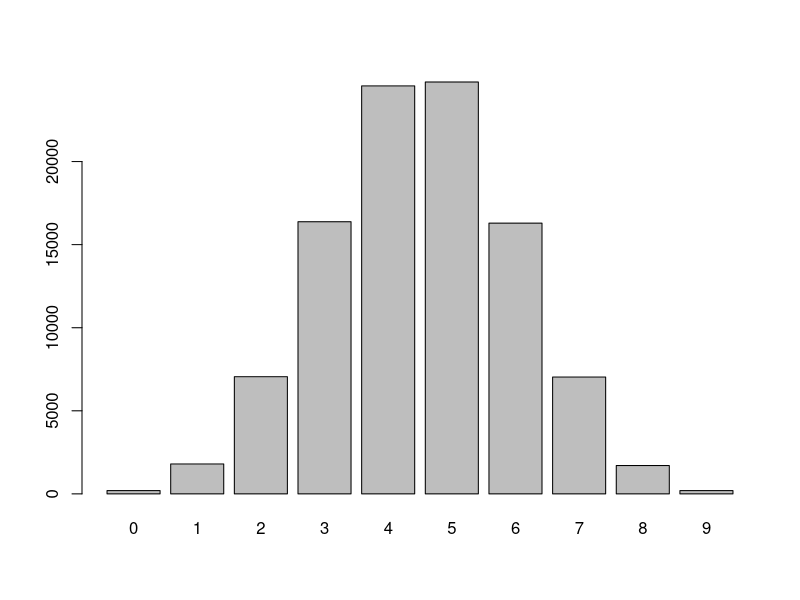
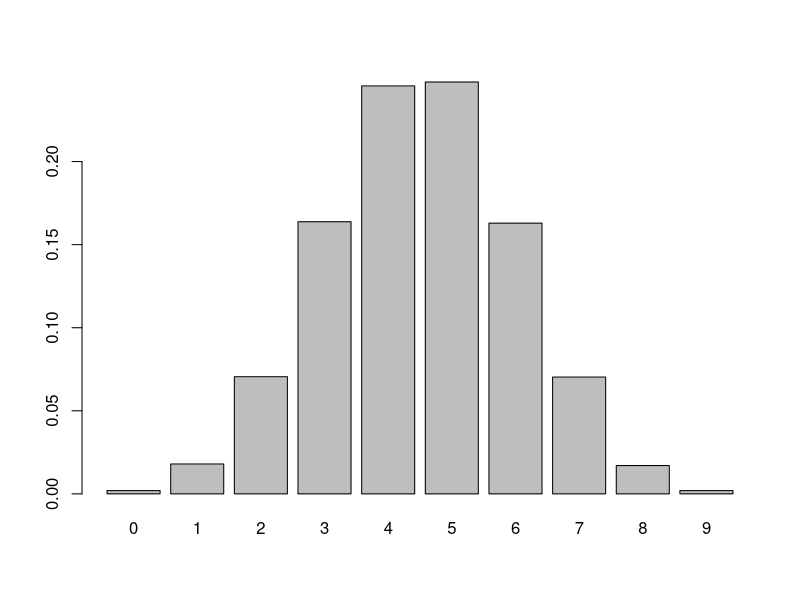

Write R code to recreate these figures, in order.
#
# Author: DeAndre Thomas
# Prof. Jason Anastasopoulos
# Class: IST 772
# Purpose: Homework 2
# Date: 04/22/2022
#
################################################################################

# Question 1

table(rbinom(n=1, size=9, prob=0.5))
# If we flip one (fair) coin 9 times, the coin landed on heads 5 out 
# of 9 times. 

n<-table(rbinom(n=100000, size=9, prob=0.5))
n/100000
# If we are performing the above event, 100,000 times, the trial displays that
# the coin will land on heads roughly 50% of the time when flipped. 

################################################################################

# Question 2

barplot(n)
# This barplot of demonstrated the the results of flipping coin 100,000 times. 

barplot(n/100000)
# This barplot demonstrates the probability of the above data. 

# Both plots demonstrate normal distribution. These plots demonstrate that
# flipping a coin 9 times, there is  great chance (roughly 50% chance) 
# that the coin will land on heads. These plots are also demonstrating 
# that there is a it is least likely to land on heads 0 or 9 times out of 9. 

################################################################################

# Question 6

statsT<- matrix(c(47, 33, 3, 17), ncol= 2, byrow = TRUE)
colnames(statsT)<- c('College', 'High School')
rownames(statsT)<- c('Pass', 'Fail')
statsT<- as.table(statsT)
statsT

# We were able to create this table because the sample size provided was 100. 
# 50 of those students were in High School and the other 50 were in college. 
# Of this amount, per the information provided, we knew that 20 students 
# failed and 3 of those failed tests were of college students. Thus, 
# there were 47 passing students in college. Also, there were 17 failing 
# tests from high school, leaving 33 passing test from high school students. 

statsP<- statsT/margin.table(statsT)
statsP

# If we focus solely on high school students, high school students have a 66% 
# chance of passing and a 34% chance of failing. Here, we multiplied the 
# probability values in the High School column by 2, to make those values 
# total 100%. 

################################################################################

# Question 7

repoT<- matrix(c(0, 93935, 69, 5996), ncol = 2, byrow = TRUE)
colnames(repoT)<- c('Repossessed', 'Non-Repossessed')
rownames(repoT)<- c('Pass', 'Fail')
repoT<- as.table(repoT)
repoT

repoP<- repoT/margin.table(repoT)
repoP

# 93.9% of customers both pass the test and do not have their home 
# repossessed.

################################################################################

# Question 8

repoP[2,]/sum(repoP[2,])

# There is a 1% chance that this customer will default on their mortgage. 